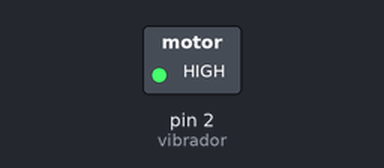
Recording of a sketch running on a simulated Arduino Uno, built with avr-gcc and run on an emulated ATmega328P. Shown: switched loads named in the sketch (green lamp = pin HIGH).

Above: at 1.0 s.
At 35.5 s:
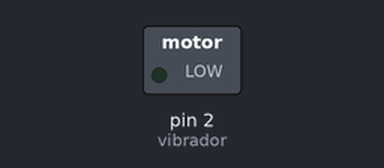
Timing chart, 0 to 37.1 s (numbered marks = the images above):
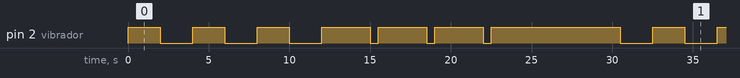

The sketch:

vibradorloop2.ino
```cpp
#define vibrador 2
void setup() {
pinMode(vibrador, OUTPUT);
}
// un botón asociado a cada velocidad, ej: 1 pulsación, velocidad 1. 2 pulsaciones, velocidad 2 y 3 pulsaciones, velocidad 3.
void loop() {
  digitalWrite(vibrador, HIGH);
  delay(2000);
  digitalWrite(vibrador, LOW);
  delay(2000);
  digitalWrite(vibrador, HIGH);
  delay(2000);
  digitalWrite(vibrador, LOW);
  delay(2000);
  digitalWrite(vibrador, HIGH);
  delay(2000);
  digitalWrite(vibrador, LOW);
  delay(2000);
  // debería definir con algún parámetro el fin de la velocidad 1, una categoría VELOCIDAD 1 que pueda ser utilizado sólo nombrándolo
  digitalWrite(vibrador, HIGH);
  delay(3000);
  digitalWrite(vibrador, LOW);
  delay(500);
  digitalWrite(vibrador, HIGH);
  delay(3000);
  digitalWrite(vibrador, LOW);
  delay(500);
  digitalWrite(vibrador, HIGH);
  delay(3000);
  digitalWrite(vibrador, LOW);
  delay(500);
  // lo mismo con la velocidad 2, CATEGORÍA VELOCIDAD 2 y poder nombrarlo, entonces cuando quiera "invocarlo" sea solo escribiendo la categoría
  digitalWrite(vibrador, HIGH);
  delay(3000);
  digitalWrite(vibrador, LOW);
  delay(0);
  digitalWrite(vibrador, HIGH);
  delay(3000);
  digitalWrite(vibrador, LOW);
  delay(0);
  // lo mismo con la tercera velocidad , un parámetro que la establezca y la ponga al final
}


  
```

Measured:
- by itself, pin 2 (vibrador): repeats every 28.5 s: 2 × (LOW 2.0 s, HIGH 2.0 s), LOW 2.0 s, 3 × (HIGH 3.0 s, LOW 0.50 s), HIGH 8.0 s
- by itself, everything shown: repeats every 28.5 s, in 14 steps
